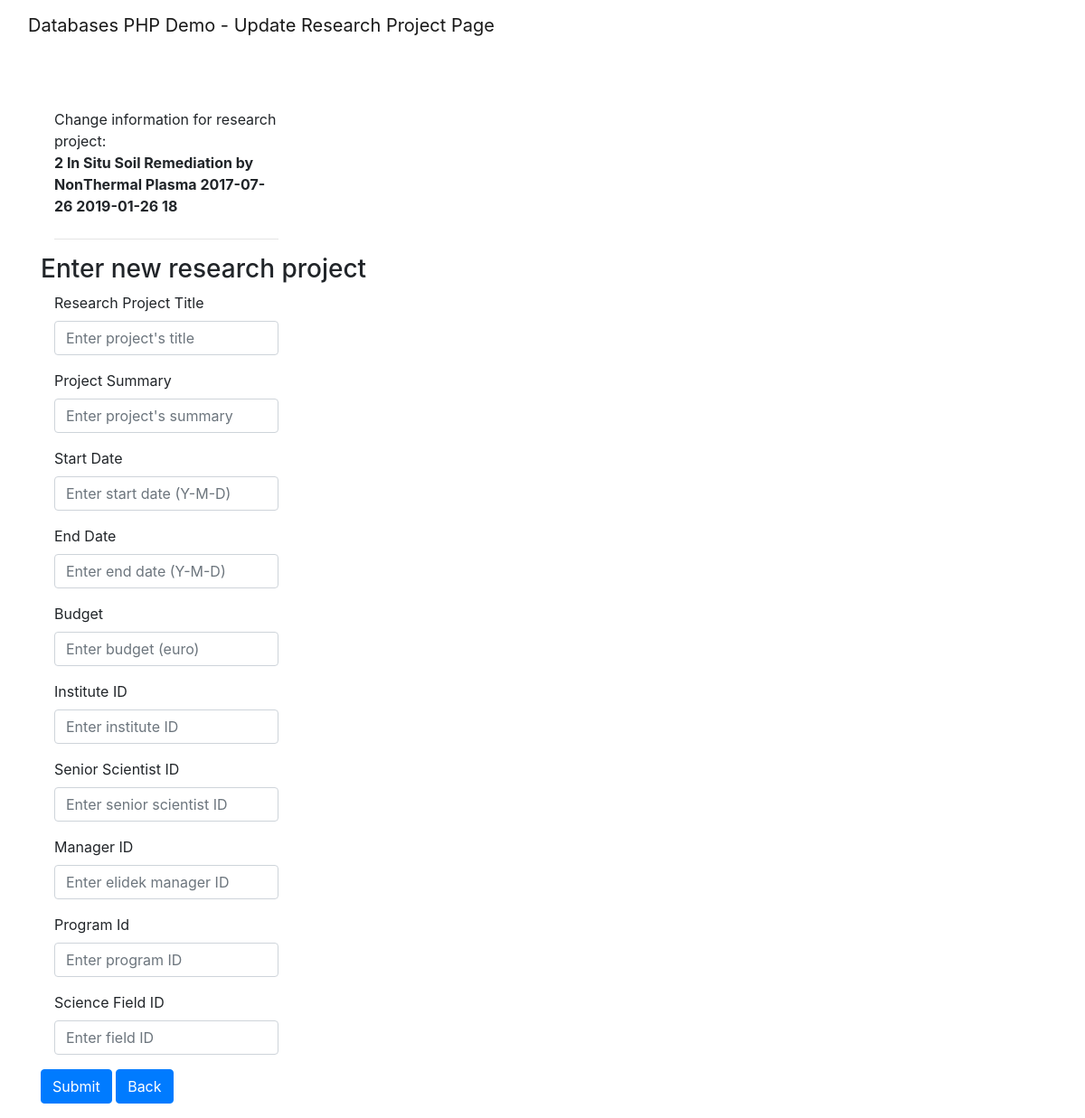
Screenshot of /elidek_website/update_research.php?id=2 with the database file from the repository.
### tables this page shows
CREATE TABLE research (
	research_id INT UNSIGNED AUTO_INCREMENT,
    title VARCHAR(200) NOT NULL,
    summary VARCHAR(1500) DEFAULT ' ',
    start_date DATE NOT NULL DEFAULT (CURRENT_DATE()),
    end_date DATE NOT NULL DEFAULT (DATE_ADD(CURRENT_DATE(), INTERVAL 1 YEAR)),
	CHECK(start_date < end_date),
    duration INT DEFAULT (TIMESTAMPDIFF(MONTH, start_date, end_date)) CHECK (12<=duration AND duration<=48),
    inst_id INT UNSIGNED,
	senior_scientist_id INT UNSIGNED NOT NULL,
	budget INT UNSIGNED CHECK (100000<=budget and budget<=1000000),
    manager_id INT UNSIGNED,
	program_id INT UNSIGNED,
    FOREIGN KEY (inst_id) REFERENCES institute (inst_id) ON DELETE CASCADE ON UPDATE CASCADE,
    FOREIGN KEY (senior_scientist_id) REFERENCES researcher (researcher_id) ON DELETE CASCADE ON UPDATE CASCADE,
    FOREIGN KEY (manager_id) REFERENCES elidek_manager (manager_id) ON DELETE CASCADE ON UPDATE CASCADE,
    FOREIGN KEY (program_id) REFERENCES funding_program (program_id) ON DELETE CASCADE ON UPDATE CASCADE,
    PRIMARY KEY (research_id)
)DEFAULT CHARSET=utf8;

### elidek_website/update_research.php (the view, shortened to what this page needs)
<!DOCTYPE html>
<html lang = "en">
	<head>
		<link rel = "stylesheet" href = "css/styles.css">
		<link rel = "stylesheet" href = "https://cdnjs.cloudflare.com/ajax/libs/font-awesome/6.0.0/css/all.min.css">
		<link rel = "stylesheet" href = "bootstrap/css/bootstrap.min.css">
	</head>
	<body>
		<nav class="navbar navbar-light navbar-expand-md" id="nav-bar">
			<div id="navbar-div" class="container-fluid">
				<a class="navbar-brand" id="nav-bar-text">Databases PHP Demo - Update Research Project Page</a>
				<a id="navbar-items" href="/elidek/">
					<i class="fa fa-home "></i> Landing
				</a>
			</div>
		</nav>
		<div class="container">
			<div class="row" id="row">
				<div class="col-md-12">
					<?php
						$conn = OpenCon();
						$id = $_GET['id'];
						$query = "SELECT s.research_id, s.title, s.start_date, s.end_date, s.duration FROM research as s WHERE research_id = $id";
						$res1 = mysqli_query($conn, $query);
						$row = mysqli_fetch_row($res1);
						echo '<div class="form-group col-sm-3 mb-3">';
							echo '<label class = "form-label">Change information for research project: <br><b>' . $row[0] . ' ' . $row[1] . ' '.$row[2]. ' '.$row[3]. ' '.$row[4]. '</b></label>';
						echo '<hr></div>';
					?>
					<form class="form-horizontal" name="student-form" method="POST">
						<h3> Enter new research project </h3>
						<div class="form-group col-sm-3 mb-3">
							<label class = "form-label">Research Project Title</label>
							<input class = "form-control", placeholder="Enter project's title", name="title">
						</div>
						<div class="form-group col-sm-3 mb-3">
							<label class = "form-label">Project Summary</label>
							<input class = "form-control", placeholder="Enter project's summary", name="summary">
						</div>
						<div class="form-group col-sm-3 mb-3">
							<label class = "form-label">Start Date</label>
							<input class = "form-control", placeholder="Enter start date (Y-M-D)", name="start_date">
						</div>
						<div class="form-group col-sm-3 mb-3">
							<label class = "form-label">End Date</label>
							<input class = "form-control", placeholder="Enter end date (Y-M-D)", name="end_date">
						</div>
						<div class="form-group col-sm-3 mb-3">
							<label class = "form-label">Budget</label>
							<input class = "form-control", placeholder="Enter budget (euro)", name="budget">
						</div>
						<div class="form-group col-sm-3 mb-3">
							<label class = "form-label">Institute ID</label>
							<input class = "form-control", placeholder="Enter institute ID", name="inst_id">
						</div>
						<div class="form-group col-sm-3 mb-3">
							<label class = "form-label">Senior Scientist ID</label>
							<input class = "form-control", placeholder="Enter senior scientist ID", name="senior_scientist_id">
						</div>
						<div class="form-group col-sm-3 mb-3">
							<label class = "form-label">Manager ID</label>
							<input class = "form-control", placeholder="Enter elidek manager ID", name="manager_id">
						</div>
						<div class="form-group col-sm-3 mb-3">
							<label class = "form-label">Program Id</label>
							<input class = "form-control", placeholder="Enter program ID", name="program_id">
						</div>
							<div class="form-group col-sm-3 mb-3">
							<label class = "form-label">Science Field ID</label>
							<input class = "form-control", placeholder="Enter field ID", name="field_id">
						</div>
						<button class = "btn btn-primary btn-submit-custom" type="submit" name="submit_creds">Submit</button>
						<button class = "btn btn-primary btn-submit-custom" formaction="research_projects.php">Back</button>
					</form>
				</div>
			</div>
		</div>
	</body>
</html>

### elidek_website/css/styles.css (style rules this page uses)
#row { margin-top: 4rem; }
#navbar-div { display: flex; justify-content: space-between; }
#navbar-items { text-decoration: none; color: white; font-size: 16px; }
input, textarea, select { margin-top: 10px; display: block; }

### rows the page displays
research: research_id "2", title "In Situ Soil Remediation by Non\u0002Thermal Plasma", start_date "2017-07-26", end_date "2019-01-26", duration "18"
